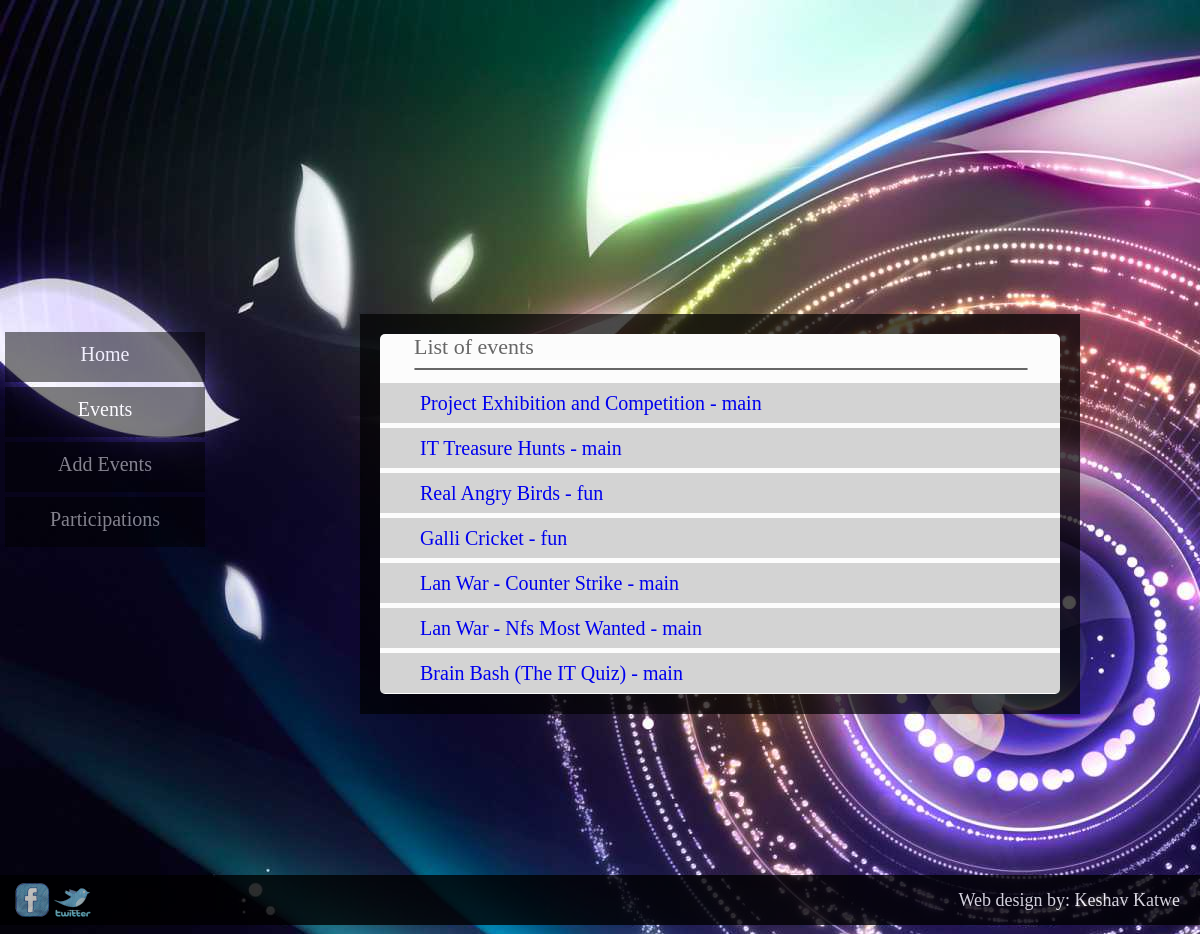
The page /admins/index.php on the database its author committed.
### tables this page shows
CREATE TABLE IF NOT EXISTS `events` (
  `id` int(11) NOT NULL AUTO_INCREMENT,
  `title` varchar(200) NOT NULL,
  `subtitle` mediumtext NOT NULL,
  `rules` longtext NOT NULL,
  `event` varchar(200) NOT NULL,
  `sor` mediumtext NOT NULL,
  `cor` mediumtext NOT NULL,
  PRIMARY KEY (`id`)
);

### admins/index.php (the view, shortened to what this page needs)
<?php include("../header.php")?>
<link href="../style.css" rel="stylesheet" type="text/css">
<?php include("sidenav.php")?>
<div style="
	top:22%;
	top:-webkit-calc(55% - 200px);
	top:-moz-calc(55% - 200px);
left:30%;
position:fixed;
width:60%;
height:400px;
background:#000;
background: rgba(0, 0, 0, 0.7);
">
<div style="margin:20px;background:#FCFCFC;position:absolute;
height:360px;
width:95%;
width:-webkit-calc(100% - 40px);
width:-moz-calc(100% - 40px);
border-radius:5px;overflow:auto;">
<div class="registers">List of events</div>
<hr style="position:absolute;width:90%;left:5%;
border:#666 solid 1px;
border-radius:5px;
">
<br>
<?php
$result = mysql_query("SELECT * FROM events");
while($row = mysql_fetch_array($result))
{
?>
<a class="lest" href="editevent.php?id=<?php echo $row['id'];?>"><?php echo $row['title'];?> - <?php echo $row['event'];?></a>
<?php
}
?>
</div>
</div>
<?php include("../footer.php")?>

### style.css (style rules this page uses)
body { margin:0px; padding:0px; background:url(images/original.jpg); background-repeat:no-repeat; }
div.registers { color:#666; font-family:Segoe UI Semibold; font-size:22px; text-indent:5%; }
a.lest { display:block; background:#D3D3D3; width:100%; height:40px; text-indent:40px; font-family:calibri; font-size:20px; line-height:40px; text-decoration:none; margin-top:5px; }

### rows shown on the page
events: title "Project Exhibition and Competition", event "main"
events: title "IT Treasure Hunts", event "main"
events: title "Real Angry Birds", event "fun"
events: title "Galli Cricket", event "fun"
events: title "Lan War - Counter Strike", event "main"
events: title "Lan War - Nfs Most Wanted", event "main"
events: title "Brain Bash (The IT Quiz)", event "main"
